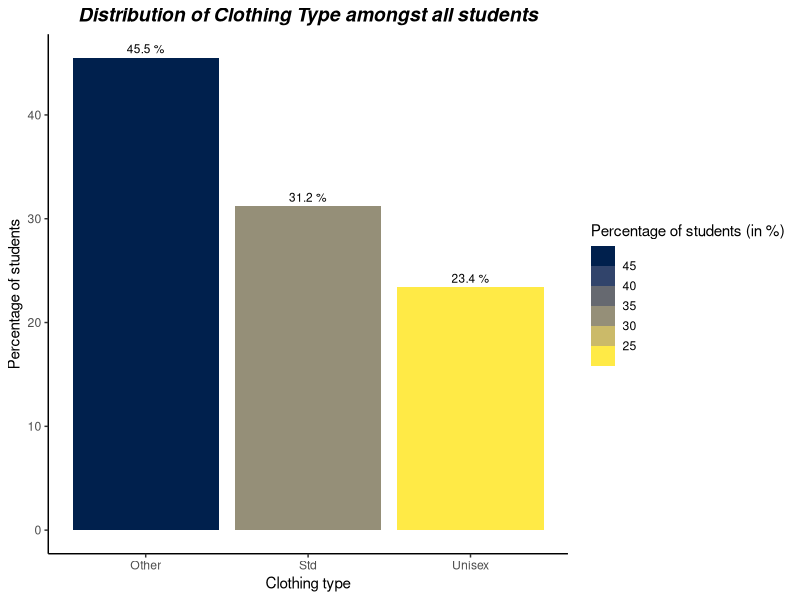
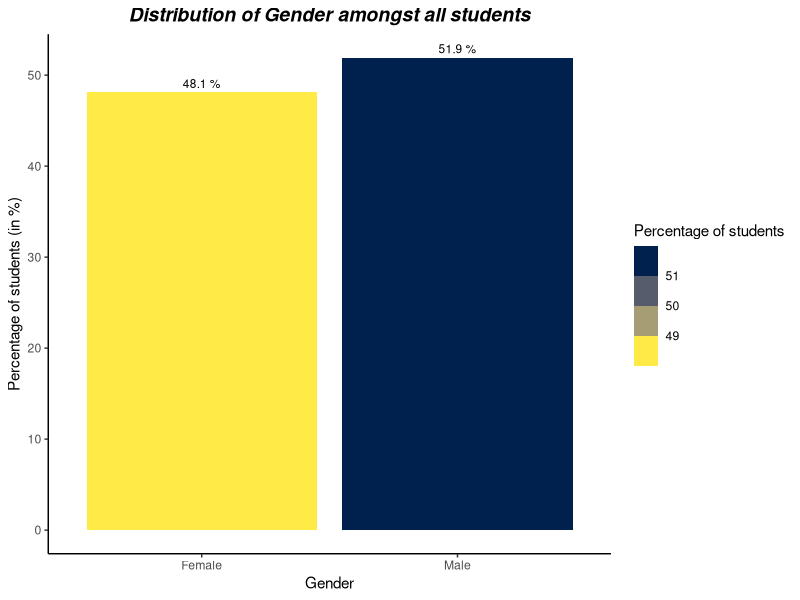
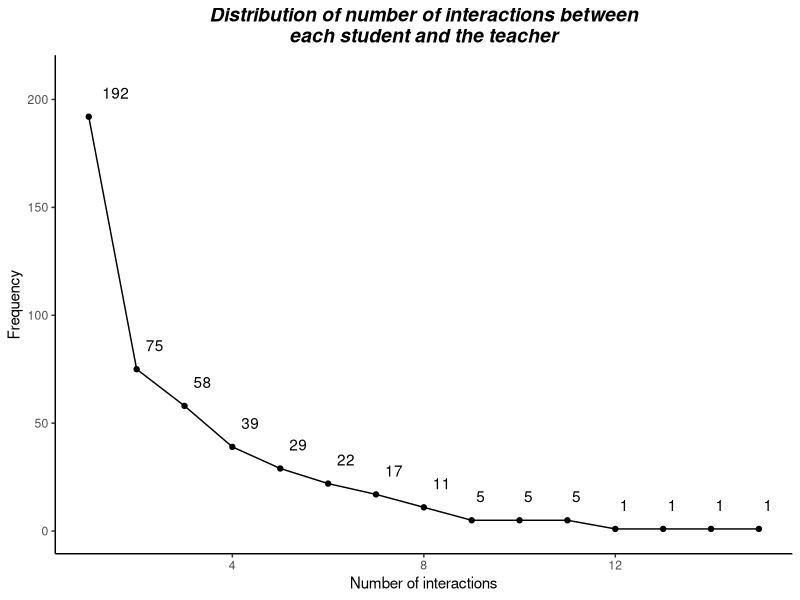
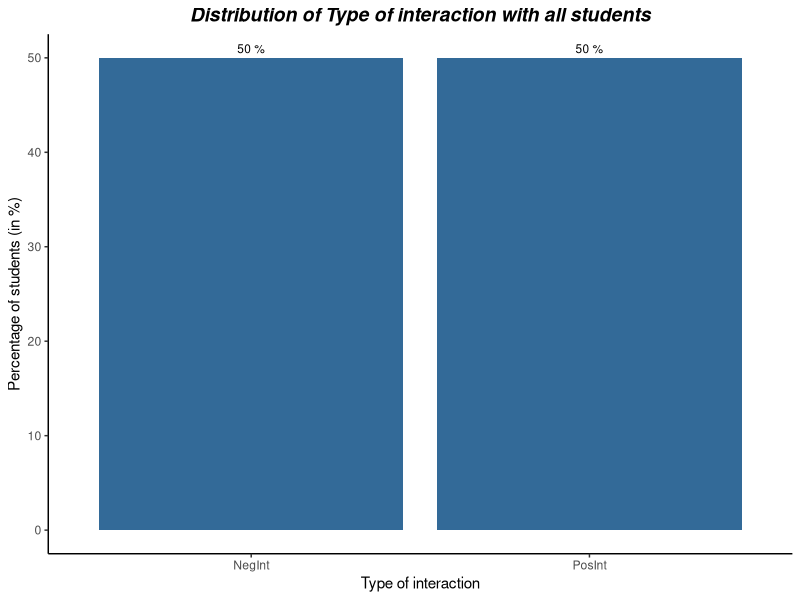
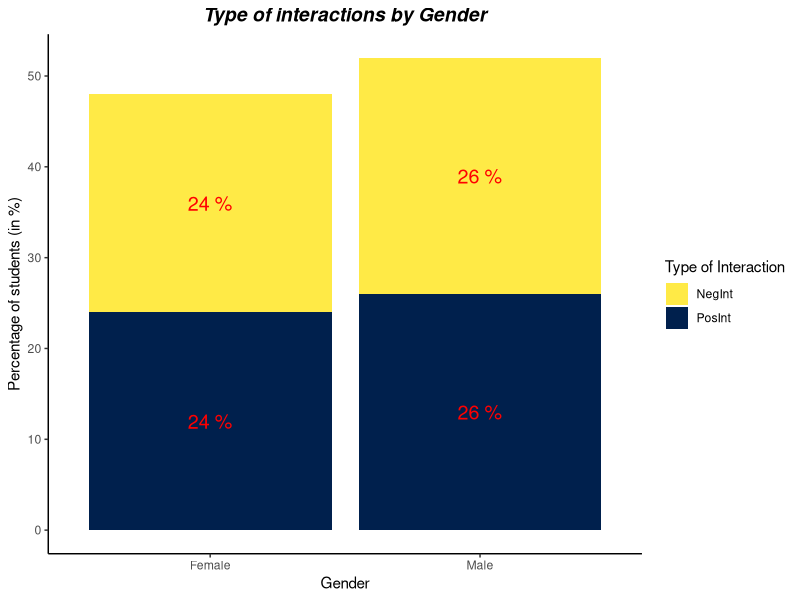
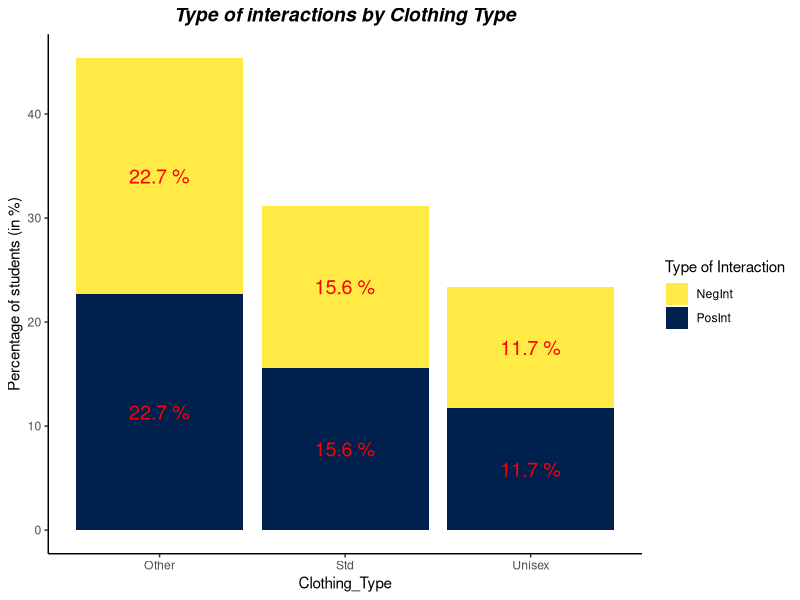
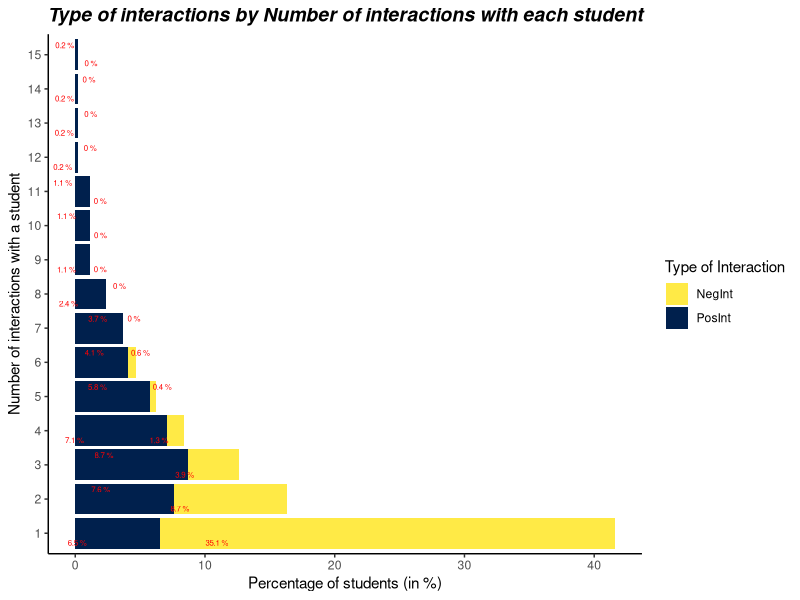
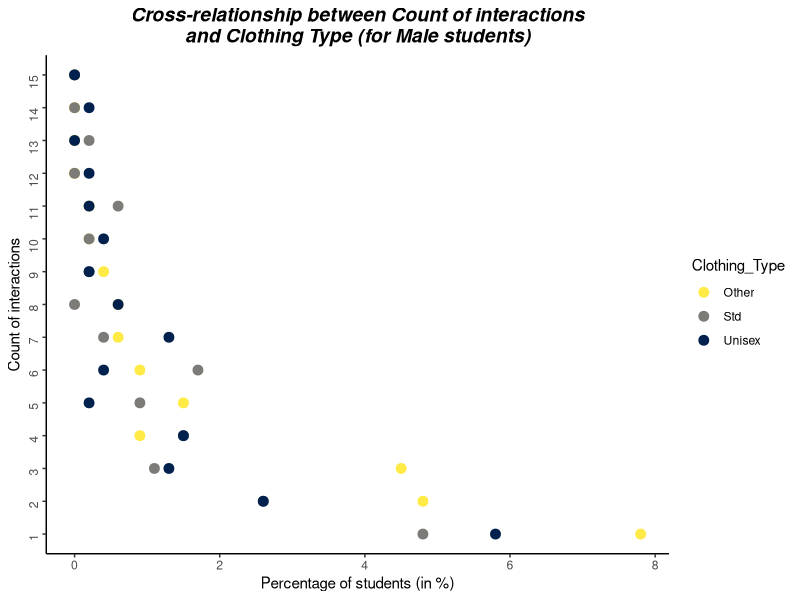

The R source for these figures, in order: (Note: this script raises an error after producing the figures.)
## ---- chunk 1
library(readxl)
library(ggplot2)
library(reshape2)
library(stringr)
library(ggrepel)
## ---- chunk 2
setwd("~")
df = read_excel("Aclothing.xls")
str(df)
## ---- chunk 3
na_columns = colnames(df)[apply(df, 2, anyNA)]
na_columns
num_records = dim(df)[1]
## ---- chunk 4
clothing_type_count = table(df$Clothing)
clothing_type_count = melt(clothing_type_count)
colnames(clothing_type_count)[1] = "Clothing_Type"
colnames(clothing_type_count)[2] = "Frequency"
clothing_type_count$Percentage = round(((clothing_type_count$Frequency)/num_records)*100, 1)
## ---- chunk 5
ggplot(data = clothing_type_count, 
       aes(x = Clothing_Type, y = Percentage, fill = Percentage))+
  geom_bar(stat = "identity") + scale_fill_viridis_b(direction=-1, option="cividis") + xlab("Clothing type") + geom_text(aes(x=Clothing_Type, y=Percentage, label=paste(Percentage, "%")), position=position_dodge(width=1), vjust=-0.5, size=3) + theme(panel.background = element_blank(), panel.grid.major = element_blank(), panel.grid.minor = element_blank(), axis.line = element_line(colour="black")) + labs(fill = "Percentage of students (in %)") + ylab("Percentage of students")+ ggtitle("Distribution of Clothing Type amongst all students") + theme(plot.title = element_text(hjust = 0.5, face="bold.italic", size=14))
## ---- chunk 6
gender_count = table(df$Gender)
gender_count = melt(gender_count)
colnames(gender_count)[1] = "Gender"
colnames(gender_count)[2] = "Frequency"
gender_count$Percentage = round(((gender_count$Frequency)/num_records)*100, 1)
gender_count
## ---- chunk 7
ggplot(data = gender_count, 
       aes(x = Gender, y = Percentage, fill = Percentage))+
  geom_bar(stat = "identity") + scale_fill_viridis_b(direction=-1, option="cividis") + xlab("Gender") + geom_text(aes(x=Gender, y=Percentage, label=paste(Percentage, "%")), position=position_dodge(width=1), vjust=-0.5, size=3) + theme(panel.background = element_blank(), panel.grid.major = element_blank(), panel.grid.minor = element_blank(), axis.line = element_line(colour="black")) + labs(fill = "Percentage of students") + ylab("Percentage of students (in %)")+ ggtitle("Distribution of Gender amongst all students") + theme(plot.title = element_text(hjust = 0.5, face="bold.italic", size=14))
## ---- chunk 8
count_distr = table(df$Count)
count_distr = melt(count_distr)
colnames(count_distr)[1] = "Number_of_interactions"
colnames(count_distr)[2] = "Frequency"
#plot(count_distr, lwd=5, pch=15, type="b")
ggplot(data=count_distr, aes(x=Number_of_interactions, y=Frequency)) + geom_point() + geom_line() + xlab("Number of interactions") + ylab("Frequency") + geom_text(aes(label=Frequency), vjust=-1.5, hjust=-0.5) + ylim(0, 210) + ggtitle(str_wrap("Distribution of number of interactions between each student and the teacher", width=50)) + theme(plot.title = element_text(hjust = 0.5, face="bold.italic", size=14))+ theme(panel.background = element_blank(), panel.grid.major = element_blank(), panel.grid.minor = element_blank(), axis.line = element_line(colour="black"))
## ---- chunk 9
type_intr = table(df$InteractionType)
type_intr = melt(type_intr)
colnames(type_intr)[1] = "Type_of_Interaction"
colnames(type_intr)[2] = "Frequency"
type_intr$Percentage = round(((type_intr$Frequency)/num_records)*100, 1)
type_intr
## ---- chunk 10
ggplot(data = type_intr, 
       aes(x = Type_of_Interaction, y = Percentage, fill=Percentage))+
  geom_bar(stat = "identity") + xlab("Type of interaction") + geom_text(aes(x=Type_of_Interaction, y=Percentage, label=paste(Percentage, "%")), position=position_dodge(width=1), vjust=-0.5, size=3) + theme(panel.background = element_blank(), panel.grid.major = element_blank(), panel.grid.minor = element_blank(), axis.line = element_line(colour="black"), legend.position = "none") + labs(fill = "Percentage of students") + ylab("Percentage of students (in %)")+ ggtitle("Distribution of Type of interaction with all students") + theme(plot.title = element_text(hjust = 0.5, face="bold.italic", size=14))
## ---- chunk 11
gender_intr = table(df$Gender, df$InteractionType)
gender_intr = melt(gender_intr)
colnames(gender_intr)[1] = "Gender"
colnames(gender_intr)[2] = "Type_Interaction"
gender_intr$Percentage = round(((gender_intr$value)/num_records)*100, 1)
## ---- chunk 12
ggplot(gender_intr, aes(fill=Type_Interaction, y=Percentage, x=Gender)) + 
    geom_bar(stat="identity") + geom_text(aes(x=Gender, y=Percentage, label=paste(Percentage, "%")), size=5, color="red", position = position_stack(vjust=0.5)) + theme(panel.background = element_blank(), panel.grid.major = element_blank(), panel.grid.minor = element_blank(), axis.line = element_line(colour="black")) + labs(fill = "Type of Interaction") + ylab("Percentage of students (in %)")+ ggtitle("Type of interactions by Gender") + theme(plot.title = element_text(hjust = 0.5, face="bold.italic", size=14)) + scale_fill_viridis_d(direction=-1, option="cividis")
## ---- chunk 13
clothing_intr = table(df$Clothing, df$InteractionType)
clothing_intr = melt(clothing_intr)
colnames(clothing_intr)[1] = "Clothing_Type"
colnames(clothing_intr)[2] = "Type_Interaction"
clothing_intr$Percentage = round(((clothing_intr$value)/num_records)*100, 1)
## ---- chunk 14
ggplot(clothing_intr, aes(fill=Type_Interaction, y=Percentage, x=Clothing_Type)) + 
    geom_bar(stat="identity") + geom_text(aes(x=Clothing_Type, y=Percentage, label=paste(Percentage, "%")), size=5, color="red", position = position_stack(vjust=0.5)) + theme(panel.background = element_blank(), panel.grid.major = element_blank(), panel.grid.minor = element_blank(), axis.line = element_line(colour="black")) + labs(fill = "Type of Interaction") + ylab("Percentage of students (in %)")+ ggtitle("Type of interactions by Clothing Type") + theme(plot.title = element_text(hjust = 0.5, face="bold.italic", size=14)) + scale_fill_viridis_d(direction=-1, option="cividis")
## ---- chunk 15
count_intr = table(df$Count, df$InteractionType)
count_intr = melt(count_intr)
colnames(count_intr)[1] = "Count"
colnames(count_intr)[2] = "Type_Interaction"
count_intr$Percentage = round(((count_intr$value)/num_records)*100, 1)
count_intr
## ---- chunk 16
ggplot(count_intr, aes(fill=Type_Interaction, y=Percentage, x=as.factor(Count))) + 
    geom_bar(stat="identity") + geom_text_repel(aes(x=as.factor(Count), y=Percentage, label=paste(Percentage, "%")), size=2, color="red", position = position_stack(vjust=0.15)) + theme(panel.background = element_blank(), panel.grid.major = element_blank(), panel.grid.minor = element_blank(), axis.line = element_line(colour="black")) + labs(fill = "Type of Interaction") + ylab("Percentage of students (in %)")+ ggtitle("Type of interactions by Number of interactions with each student") + theme(plot.title = element_text(hjust = 0.5, face="bold.italic", size=14)) + coord_flip() + xlab("Number of interactions with a student") + scale_fill_viridis_d(direction=-1, option="cividis")
## ---- chunk 17
all_three_var = table(df$Count, df$Gender, df$Clothing)
all_three_var = melt(all_three_var)
colnames(all_three_var)[1] = "Count"
colnames(all_three_var)[2] = "Gender"
colnames(all_three_var)[3] = "Clothing_Type"
all_three_var$Percentage = round(((all_three_var$value)/num_records)*100, 1)
all_three_var[all_three_var$Gender=="Male",]
## ---- chunk 18
ggplot(data=all_three_var[all_three_var$Gender=="Male",], aes(x=Percentage, y=as.factor(Count), color=Clothing_Type)) + geom_point(size=3) + theme(panel.background = element_blank(), panel.grid.major = element_blank(), panel.grid.minor = element_blank(), axis.line = element_line(colour="black")) + xlab("Percentage of students (in %)")+ ylab("Count of interactions") + ggtitle(str_wrap("Cross-relationship between Count of interactions and Clothing Type (for Male students)", width=50)) + theme(plot.title = element_text(hjust = 0.5, face="bold.italic", size=14)) + theme(axis.text.y = element_text(angle = 90, vjust = 0.5)) + scale_color_viridis_d(direction=-1, option="cividis")
## ---- chunk 19
# use as.factor() to display all values of the column in the specific axis
ggplot(data=all_three_var[all_three_var$Gender=="Female",], aes(x=Percentage, y=as.factor(Count), color=Clothing_Type), shape=17) + geom_point(size=3) + theme(panel.background = element_blank(), panel.grid.major = element_blank(), panel.grid.minor = element_blank(), axis.line = element_line(colour="black")) + xlab("Percentage of students (in %)")+ ylab("Count of interactions") + ggtitle(str_wrap("Cross-relationship between Count of interactions and Clothing Type (for Female students)", width=50)) + theme(plot.title = element_text(hjust = 0.5, face="bold.italic", size=14)) + theme(axis.text.y = element_text(angle = 90, vjust = 0.5)) + scale_color_viridis_d(direction=-1, option="cividis")
## ---- chunk 20
df$InteractionType = as.factor(df$InteractionType)

logistic_reg_model = glm(InteractionType~., data=df, family="binomial")
logistic_reg_model
## ---- chunk 21
df_2 = df[,-4]
df_2$Clothing = transform(df_2$Clothing,id=as.numeric(factor(df_2$Clothing)))$id
df_2$Gender = transform(df_2$Gender,id=as.numeric(factor(df_2$Gender)))$id

model2 = lm(Count~., data=df_2)
summary(model2)
